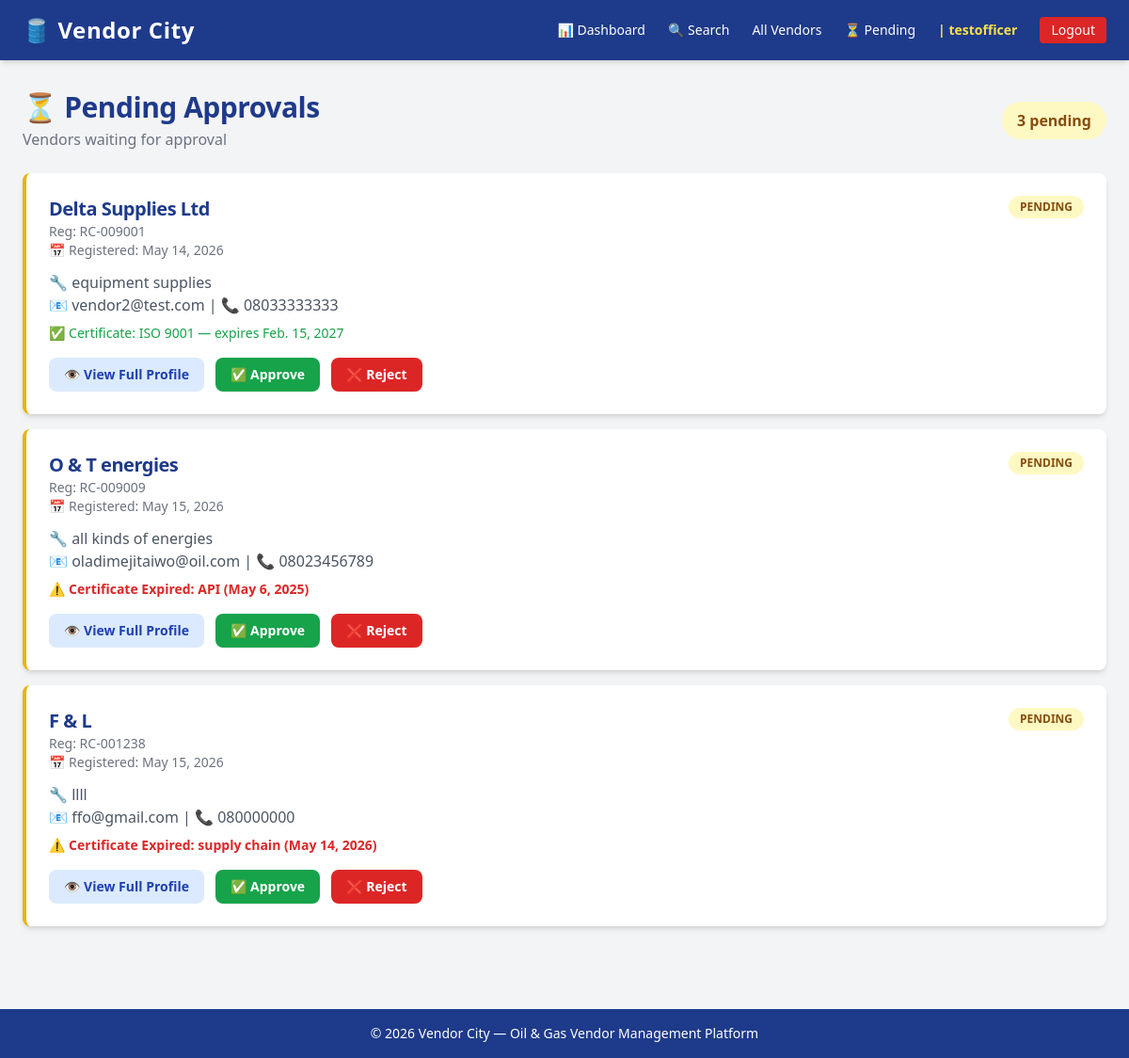
The page /vendors/pending/ (signed in) on the database its author committed.
### accounts/models.py (models this page shows, shortened)
class CustomUser(AbstractUser):
    VENDOR_OFFICER = 'vendor_officer'
    VENDOR = 'vendor'
    COMPLIANCE_OFFICER = 'compliance_officer'
    SENIOR_MANAGEMENT = 'senior_management'
    ROLE_CHOICES = [
        (VENDOR_OFFICER, 'Vendor Officer'),
        (VENDOR, 'Vendor'),
        (COMPLIANCE_OFFICER, 'Compliance Officer'),
        (SENIOR_MANAGEMENT, 'Senior Management'),
    ]
    role = models.CharField(
        max_length=30,
        choices=ROLE_CHOICES,
        default=VENDOR,
    )
    phone_number = models.CharField(max_length=20, blank=True, null=True)
    company_name = models.CharField(max_length=100, blank=True, null=True)
    created_at = models.DateTimeField(auto_now_add=True)
    groups = models.ManyToManyField(
        'auth.Group',
        related_name='customuser_set', # to avoids naming conflicts because from what we extend we already group that may crash with the model
        blank=True
    )
    user_permissions = models.ManyToManyField(
        'auth.Permission',
        related_name='customuser_set',
        blank=True
    )

### vendors/models.py (models this page shows, shortened)
class Vendor(models.Model):
    user = models.OneToOneField(
        settings.AUTH_USER_MODEL,
        on_delete=models.CASCADE,
        null=True, blank=True,
        related_name='vendor_profile'
    )
    company_name        = models.CharField(max_length=200)
    registration_number = models.CharField(max_length=100, unique=True)
    email               = models.EmailField(unique=True)
    phone               = models.CharField(max_length=20)
    address             = models.TextField()
    services_offered    = models.TextField(help_text="Describe the services this vendor provides")
    status              = models.CharField(max_length=20, choices=STATUS_CHOICES, default='pending')
    rating              = models.IntegerField(choices=RATING_CHOICES, default=3)
    certificate_name    = models.CharField(max_length=200, blank=True, null=True)
    certificate_file    = models.FileField(upload_to='certificates/', blank=True, null=True)
    certificate_expiry  = models.DateField(blank=True, null=True)
    date_registered     = models.DateTimeField(default=timezone.now)
    class Meta:
        ordering = ['-date_registered']
        verbose_name = 'Vendor'
        verbose_name_plural = 'Vendors'
    @property
    def is_certificate_expired(self):
        if self.certificate_expiry:
            return self.certificate_expiry < timezone.now().date()
        return False

### vendors/views.py (the view)
# urls.py: path('pending/', views.vendor_pending, name='vendor-pending'),
@login_required
@role_required('vendor_officer', 'senior_management')
def vendor_pending(request):
    vendors = Vendor.objects.filter(status='pending').order_by('date_registered')
    context = {
        'vendors': vendors,
        'filter_label': 'Pending Approval',
        'pending_count': vendors.count(),
    }
    return render(request, 'vendors/vendor_pending.html', context)

### templates/vendors/vendor_pending.html (shortened to what this page needs)
{% extends 'base.html' %}
{% block content %}
<div class="flex justify-between items-center mb-6">
    <div>
        <h1 class="text-3xl font-bold text-blue-900">⏳ Pending Approvals</h1>
        <p class="text-gray-500 mt-1">Vendors waiting for approval</p>
    </div>
    <span class="bg-yellow-100 text-yellow-800 px-4 py-2 rounded-full font-bold">
        {{ pending_count }} pending
    </span>
</div>
{% for vendor in vendors %}
    <div class="bg-white rounded-lg shadow-md p-6 mb-4 border-l-4 border-yellow-500">
        <div class="flex justify-between items-start">
            <div>
                <h2 class="text-xl font-bold text-blue-900">{{ vendor.company_name }}</h2>
                <p class="text-gray-500 text-sm">Reg: {{ vendor.registration_number }}</p>
                <p class="text-gray-500 text-sm">📅 Registered: {{ vendor.date_registered|date:"F j, Y" }}</p>
            </div>
            <span class="bg-yellow-100 text-yellow-800 px-3 py-1 rounded-full text-xs font-bold">
                PENDING
            </span>
        </div>
        <p class="text-gray-600 mt-3">🔧 {{ vendor.services_offered }}</p>
        <p class="text-gray-600">📧 {{ vendor.email }} | 📞 {{ vendor.phone }}</p>
        {% if vendor.certificate_name %}
            {% if vendor.is_certificate_expired %}
                <p class="text-red-600 text-sm mt-2 font-semibold">
                    ⚠️ Certificate Expired: {{ vendor.certificate_name }} ({{ vendor.certificate_expiry }})
                </p>
            {% else %}
                <p class="text-green-600 text-sm mt-2">
                    ✅ Certificate: {{ vendor.certificate_name }} — expires {{ vendor.certificate_expiry }}
                </p>
            {% endif %}
        {% else %}
            <p class="text-gray-400 text-sm mt-2">⚠️ No certificate uploaded</p>
        {% endif %}
        <div class="flex gap-3 mt-4">
            <a href="{% url 'vendor-detail' vendor.pk %}"
               class="bg-blue-100 text-blue-800 px-4 py-2 rounded-lg text-sm font-semibold hover:bg-blue-200">
                👁️ View Full Profile
            </a>
            <a href="{% url 'vendor-approve' vendor.pk %}"
               class="bg-green-600 text-white px-4 py-2 rounded-lg text-sm font-semibold hover:bg-green-700">
                ✅ Approve
            </a>
            <a href="{% url 'vendor-reject' vendor.pk %}"
               class="bg-red-600 text-white px-4 py-2 rounded-lg text-sm font-semibold hover:bg-red-700">
                ❌ Reject
            </a>
        </div>
    </div>
{% empty %}
    <div class="bg-white rounded-lg shadow p-10 text-center text-gray-500">
        <p class="text-xl mb-2">🎉 No pending vendors!</p>
        <p class="text-sm">All vendors have been reviewed.</p>
    </div>
{% endfor %}
{% endblock %}

### templates/base.html (shortened to what this page needs)
{% load static %}
<!DOCTYPE html>
<html lang="en">
<head>
    <script src="https://cdn.tailwindcss.com"></script>
    <link rel="stylesheet" href="{% static 'css/main.css' %}">
</head>
<body class="bg-gray-100 min-h-screen">
    <nav class="bg-blue-900 text-white px-6 py-4 shadow-md">
        <div class="max-w-7xl mx-auto flex justify-between items-center">
            <a href="{% url 'dashboard-home' %}" class="text-2xl font-bold tracking-wide">
                🛢️ Vendor City
            </a>
            <div class="flex gap-6 text-sm font-medium items-center">
                {% if user.is_authenticated %}
                    <a href="{% url 'dashboard-home' %}" class="hover:text-yellow-300">📊 Dashboard</a>
                    {% if user.role == 'vendor_officer' or user.role == 'senior_management' %}
                        <a href="{% url 'directory-search' %}" class="hover:text-yellow-300">🔍 Search</a>
                    {% endif %}
                    {% if user.role != 'vendor' %}
                        <a href="{% url 'vendor-list' %}" class="hover:text-yellow-300">All Vendors</a>
                    {% endif %}
                    {% if user.role == 'vendor_officer' or user.role == 'senior_management' %}
                    <a href="{% url 'vendor-pending' %}" class="hover:text-yellow-300">
                     ⏳ Pending
    </a>
{% endif %}
                    <span class="text-yellow-300 font-semibold">| {{ user.username }}</span>
                    <a href="{% url 'logout' %}" class="bg-red-600 px-3 py-1 rounded hover:bg-red-700">Logout</a>
                {% else %}
                    <a href="{% url 'login' %}" class="hover:text-yellow-300">Login</a>
                    <a href="{% url 'register' %}" class="bg-yellow-500 text-blue-900 px-3 py-1 rounded font-bold hover:bg-yellow-400">Register</a>
                {% endif %}
            </div>
        </div>
    </nav>
    <main class="max-w-7xl mx-auto px-6 py-8">
        {% block content %}
        {% endblock %}
    </main>
    <footer class="bg-blue-900 text-white text-center py-4 mt-10 text-sm">
        &copy; 2026 Vendor City — Oil & Gas Vendor Management Platform
    </footer>
</body>
</html>

### static/css/main.css (style rules this page uses)
body { font-family: 'Segoe UI', Tahoma, Geneva, Verdana, sans-serif; }
nav a { transition: color 0.2s ease; }
h1, h2 { letter-spacing: -0.5px; }
footer { margin-top: auto; }

### rows shown on the page
CustomUser: username "testofficer"
Vendor: company_name "Delta Supplies Ltd", registration_number "RC-009001", date_registered "May 14, 2026", services_offered "equipment supplies", email "vendor2@test.com", phone "08033333333", certificate_name "ISO 9001", certificate_expiry "Feb. 15, 2027"
Vendor: company_name "O & T energies", registration_number "RC-009009", date_registered "May 15, 2026", services_offered "all kinds of energies", email "oladimejitaiwo@oil.com", phone "08023456789", certificate_name "API", certificate_expiry "May 6, 2025"
Vendor: company_name "F & L", registration_number "RC-001238", date_registered "May 15, 2026", services_offered "llll", email "ffo@gmail.com", phone "080000000", certificate_name "supply chain", certificate_expiry "May 14, 2026"

### other values the page prints
{{ pending_count }} "3"
